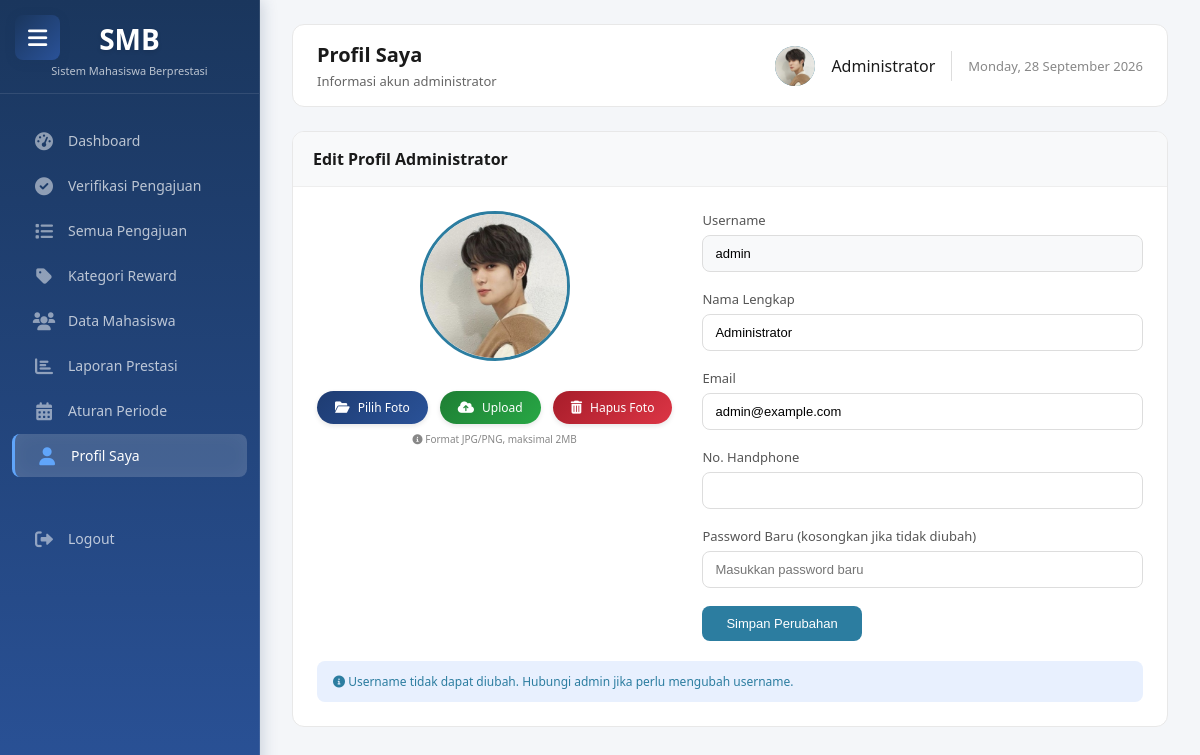
The app's page /admin/profil_saya.php (signed in) with its own data.
### tables this page shows
CREATE TABLE `users` (
  `id` int NOT NULL,
  `username` varchar(50) NOT NULL,
  `password` varchar(255) NOT NULL,
  `email` varchar(100) NOT NULL,
  `nama_lengkap` varchar(100) NOT NULL,
  `nim` varchar(20) DEFAULT NULL,
  `fakultas` varchar(100) DEFAULT NULL,
  `prodi` varchar(50) DEFAULT NULL,
  `role` enum('mahasiswa','reviewer','admin','superadmin') NOT NULL DEFAULT 'mahasiswa',
  `no_hp` varchar(20) DEFAULT NULL,
  `alamat` text,
  `foto_profil` varchar(255) DEFAULT NULL,
  `status` enum('active','inactive','locked','suspended') NOT NULL DEFAULT 'active',
  `email_verified` tinyint(1) DEFAULT '1',
  `verification_token` varchar(100) DEFAULT NULL,
  `reset_token` varchar(100) DEFAULT NULL,
  `reset_expiry` datetime DEFAULT NULL,
  `last_login` datetime DEFAULT NULL,
  `lock_until` datetime DEFAULT NULL,
  `created_at` datetime NOT NULL,
  `updated_at` datetime DEFAULT NULL
);

### admin/profil_saya.php (the view, shortened to what this page needs)
<?php
require_once '../config/database.php';
$user_id = $_SESSION['user_id'];
$query = "SELECT * FROM users WHERE id = $user_id";
$result = mysqli_query($conn, $query);
$user = mysqli_fetch_assoc($result);
include 'includes/sidebar.php';
?>
<!DOCTYPE html>
<html lang="id">
<head>
    <link rel="stylesheet" href="https://cdnjs.cloudflare.com/ajax/libs/font-awesome/6.0.0-beta3/css/all.min.css">
</head>
<body>
<div class="main-content">
    <div class="top-bar">
        <div class="page-title">
            <h1>Profil Saya</h1>
            <p>Informasi akun administrator</p>
        </div>
        <div class="user-info">
            <div class="user-avatar-small">
                <?php if (!empty($user['foto_profil']) && file_exists("../uploads/profil/" . $user['foto_profil'])): ?>
                    <img src="../uploads/profil/<?php echo $user['foto_profil']; ?>" alt="Foto Profil">
                <?php else: ?>
                    <i class="fas fa-user" style="color: white;"></i>
                <?php endif; ?>
            </div>
            <span class="user-name"><?php echo htmlspecialchars($user['nama_lengkap']); ?></span>
            <span class="date-text"><?php echo date('l, d F Y'); ?></span>
        </div>
    </div>
    <div class="form-card">
        <div class="form-header">Edit Profil Administrator</div>
        <div class="form-body">
            <div class="profile-layout">
                <div class="profile-photo">
                    <?php if (!empty($user['foto_profil']) && file_exists("../uploads/profil/" . $user['foto_profil'])): ?>
                        <img src="../uploads/profil/<?php echo $user['foto_profil']; ?>" class="photo-preview" alt="Foto Profil">
                    <?php else: ?>
                        <div class="photo-placeholder">
                            <i class="fas fa-user-circle"></i>
                        </div>
                    <?php endif; ?>
                    <div class="button-group" style="display: flex; gap: 12px; justify-content: center; margin-top: 15px; flex-wrap: wrap;">
                        <button type="button" class="btn-photo btn-photo-primary" onclick="document.getElementById('foto_profil').click();">
                            <i class="fas fa-folder-open"></i> Pilih Foto
                        </button>
                        <button type="submit" name="upload_foto" class="btn-photo btn-photo-success" form="formFoto">
                            <i class="fas fa-cloud-upload-alt"></i> Upload
                        </button>
                        <button type="submit" name="hapus_foto" class="btn-photo btn-photo-danger" onclick="return confirm('Yakin ingin menghapus foto profil?')">
                            <i class="fas fa-trash-alt"></i> Hapus Foto
                        </button>
                    </div>
                    <div class="file-info">
                        <i class="fas fa-info-circle"></i> Format JPG/PNG, maksimal 2MB
                    </div>
                </div>
                <div class="profile-form">
                    <form method="POST">
                        <div class="form-group">
                            <label>Username</label>
                            <input type="text" value="<?php echo htmlspecialchars($user['username']); ?>" readonly>
                        </div>
                        <div class="form-group">
                            <label>Nama Lengkap</label>
                            <input type="text" name="nama" value="<?php echo htmlspecialchars($user['nama_lengkap']); ?>" required>
                        </div>
                        <div class="form-group">
                            <label>Email</label>
                            <input type="email" name="email" value="<?php echo htmlspecialchars($user['email']); ?>" required>
                        </div>
                        <div class="form-group">
                            <label>No. Handphone</label>
                            <input type="text" name="no_hp" value="<?php echo htmlspecialchars($user['no_hp'] ?? ''); ?>">
                        </div>
                        <div class="form-group">
                            <label>Password Baru (kosongkan jika tidak diubah)</label>
                            <input type="password" name="password" placeholder="Masukkan password baru">
                        </div>
                        <button type="submit" class="btn-save">Simpan Perubahan</button>
                    </form>
                </div>
            </div>
            <div class="info-note">
                <i class="fas fa-info-circle"></i> Username tidak dapat diubah. Hubungi admin jika perlu mengubah username.
            </div>
        </div>
    </div>
</div>
</body>
</html>

### admin/includes/sidebar.php (style rules this page uses)
* { margin: 0; padding: 0; box-sizing: border-box; }
body { font-family: 'Segoe UI', system-ui, sans-serif; background: #f4f6f9; color: #1a1a1a; }
.main-content { margin-left: 260px; padding: 30px 35px; min-height: 100vh; transition: margin-left 0.3s ease; }

### admin/profil_saya.php (style rules this page uses)
* { margin: 0; padding: 0; box-sizing: border-box; }
body { font-family: 'Segoe UI', system-ui, sans-serif; background: #f4f6f9; color: #1a1a1a; }
.main-content { margin-left: 260px; padding: 24px 32px; min-height: 100vh; }
.top-bar { background: white; border-radius: 12px; padding: 16px 24px; margin-bottom: 24px; display: flex; justify-content: space-between; align-items: center; border: 1px solid #e8e8e8; }
.page-title h1 { font-size: 20px; font-weight: 600; color: #1a1a1a; }
.page-title p { font-size: 13px; color: #666; margin-top: 4px; }
.user-info { display: flex; align-items: center; gap: 16px; }
.user-avatar-small { width: 40px; height: 40px; border-radius: 50%; display: flex; align-items: center; justify-content: center; background: #2c7da0; overflow: hidden; }
.user-avatar-small img { width: 100%; height: 100%; object-fit: cover; }
.user-name { font-weight: 500; color: #1a1a1a; }
.date-text { font-size: 13px; color: #888; }
.form-card { background: white; border-radius: 12px; border: 1px solid #e8e8e8; overflow: hidden; }
.form-header { padding: 16px 20px; border-bottom: 1px solid #eee; background: #f8f9fa; font-weight: 600; font-size: 16px; }
.form-body { padding: 24px; }
.profile-layout { display: flex; gap: 30px; flex-wrap: wrap; }
.profile-photo { text-align: center; min-width: 180px; }
.photo-preview { width: 150px; height: 150px; border-radius: 50%; object-fit: cover; border: 3px solid #2c7da0; margin-bottom: 15px; background: #f0f2f5; }
.profile-form { flex: 1; }
.btn-photo { display: inline-flex; align-items: center; justify-content: center; gap: 8px; padding: 8px 18px; border: none; border-radius: 30px; font-size: 12px; font-weight: 500; cursor: pointer; transition: all 0.3s ease; font-family: 'Segoe UI', system-ui, sans-serif; }
.btn-photo i { font-size: 13px; }
.btn-photo-primary { background: linear-gradient(135deg, #1e3c72, #2a5298); color: white; box-shadow: 0 2px 5px rgba(0,0,0,0.1); }
.btn-photo-success { background: linear-gradient(135deg, #1e7e34, #28a745); color: white; box-shadow: 0 2px 5px rgba(0,0,0,0.1); }
.btn-photo-danger { background: linear-gradient(135deg, #a71d2a, #dc3545); color: white; box-shadow: 0 2px 5px rgba(0,0,0,0.1); }
.btn-save { background: #2c7da0; color: white; border: none; padding: 10px 24px; border-radius: 8px; cursor: pointer; font-size: 13px; font-weight: 500; transition: all 0.3s; }
.form-group { margin-bottom: 18px; }
.form-group label { display: block; font-size: 13px; font-weight: 500; color: #555; margin-bottom: 6px; }
.form-group input { width: 100%; padding: 10px 12px; border: 1px solid #ddd; border-radius: 8px; font-size: 13px; }
.form-group input[readonly] { background: #f8f9fa; cursor: not-allowed; }
.info-note { background: #e8f0fe; padding: 12px 16px; border-radius: 8px; font-size: 12px; color: #2c7da0; margin-top: 20px; }
.file-info { font-size: 10px; color: #888; margin-top: 8px; }

### records on screen
users: foto_profil (picture), nama_lengkap "Administrator", username "admin", nama "Administrator", email "admin@example.com"
